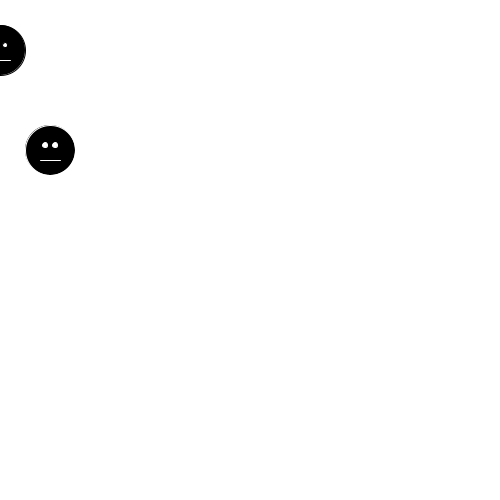
Frame 1 (no input)
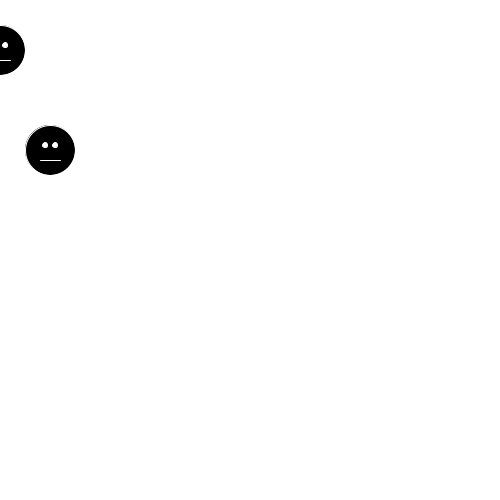
Frame 60 (the mouse pressed at the canvas centre just before this capture)
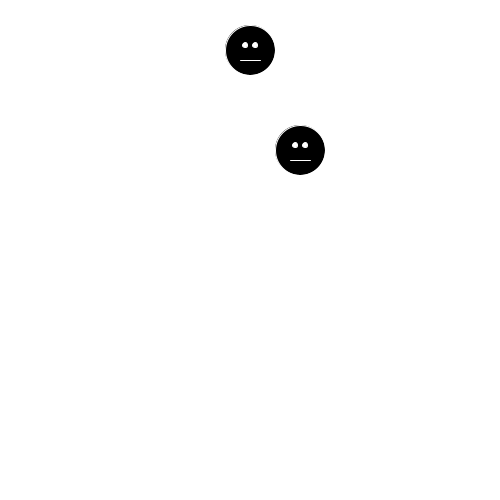
Frame 120 (the mouse held since frame 60 and released just before this capture)

The Processing sketch that drew these frames (run headless with seeded random() and noise(); from frame 60 on, the mouse is pressed at the canvas centre):

// Processing sketch: _16_functions_arguments
// ── _16_functions_arguments.pde
void setup() {
  size(500, 500);
  smooth();
}

void draw() {
  background(255);
  thing(mouseX, 50);
  thing(mouseX+50, 150);
}

void thing(int x, int y) {
  pushMatrix();
  translate(x, y);
  fill(0);
  ellipse(0, 0, 50, 50);  
  fill(255);
  ellipse(-5, -5, 5, 5);
  ellipse(5, -5, 5, 5);
  stroke(255);
  line(-10, 10, 10, 10);
  popMatrix();
}
